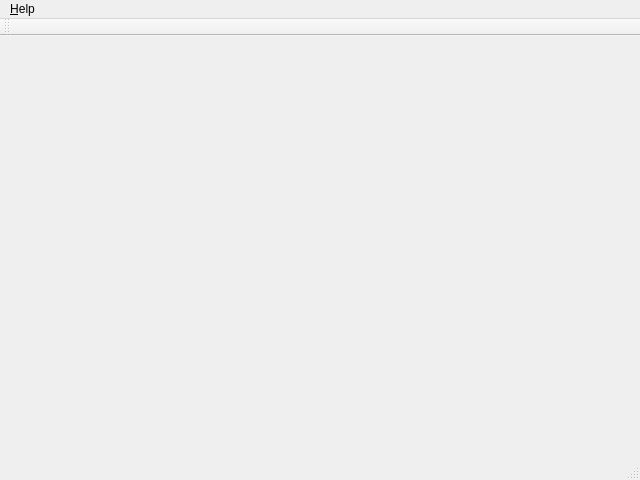
<?xml version="1.0" encoding="UTF-8"?>
<ui version="4.0">
 <class>MainWindow</class>
 <widget class="QMainWindow" name="MainWindow">
  <property name="geometry">
   <rect>
    <x>0</x>
    <y>0</y>
    <width>640</width>
    <height>480</height>
   </rect>
  </property>
  <property name="windowTitle">
   <string>MainWindow</string>
  </property>
  <property name="windowIcon">
   <iconset>
    <normaloff>:/rc/MainWindow/images/logo.png</normaloff>:/rc/MainWindow/images/logo.png</iconset>
  </property>
  <widget class="QWidget" name="centralwidget"/>
  <widget class="QMenuBar" name="menubar">
   <property name="geometry">
    <rect>
     <x>0</x>
     <y>0</y>
     <width>640</width>
     <height>22</height>
    </rect>
   </property>
   <widget class="QMenu" name="menu_Help">
    <property name="title">
     <string>&amp;Help</string>
    </property>
    <addaction name="separator"/>
    <addaction name="actionAboutQt"/>
    <addaction name="separator"/>
   </widget>
   <addaction name="menu_Help"/>
  </widget>
  <widget class="QStatusBar" name="statusbar"/>
  <widget class="QToolBar" name="toolBar">
   <property name="windowTitle">
    <string>toolBar</string>
   </property>
   <attribute name="toolBarArea">
    <enum>TopToolBarArea</enum>
   </attribute>
   <attribute name="toolBarBreak">
    <bool>false</bool>
   </attribute>
  </widget>
  <action name="actionAboutQt">
   <property name="text">
    <string>&amp;About Qt</string>
   </property>
  </action>
 </widget>
 <resources>
  <include location="mainwindow.qrc"/>
 </resources>
 <connections/>
 <slots>
  <slot>aboutQt()</slot>
 </slots>
</ui>
